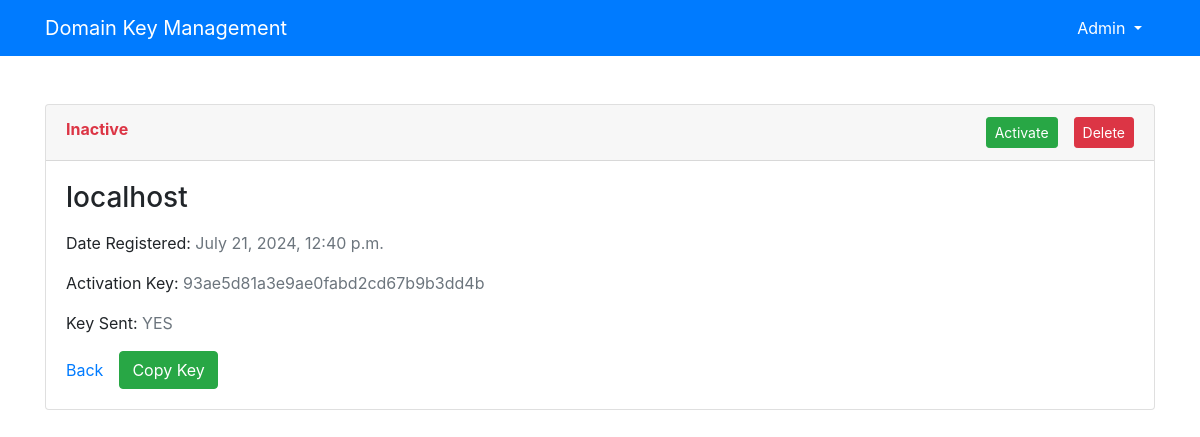
Page /domain/54e35aee317d4c09b657c08ec4e8d977/ (signed in) on the committed database.
### licensor/models.py (models this page shows, shortened)
class License(models.Model):
    activation_key = models.CharField(max_length=64, unique=True)
    secret_key = models.CharField(max_length=300, unique=True, editable=False)
    domain = models.CharField(max_length=255, unique=True)
    is_active = models.BooleanField(default=True)
    key_sent = models.BooleanField(default= False)
    created_at = models.DateTimeField(auto_now_add=True)
    updated_at = models.DateTimeField(auto_now=True)
    id = models.UUIDField(default=uuid.uuid4, editable=False, primary_key=True, unique=True)

### licensor/views.py (the view)
# urls.py: path("domain/<str:id>/", views.domain_view, name='domain'),
@login_required(login_url="/login/")
def domain_view(request, id):
    if request.method == "GET":
        action = request.GET.get("domain", "")
        license = License.objects.get(id=id)
        if action == "deactivate":
            license.is_active = False
        elif action == "activate":
            license.is_active = True
        elif action == "delete":
            license.delete()
            return HttpResponseRedirect("/")
        license.save()
        return render(request, "edit.html", {"license": license})

### licensor/templates/edit.html (shortened to what this page needs)
{% extends "base.html" %}
{% block content %}
    <div class="container">
        <div class="card">
            <div class="card-header">
                <div class="d-flex justify-content-between">
                    <div class='font-weight-bold'>{% if license.is_active %} <span class="text-success">Active</span> {% else %} <span class="text-danger">Inactive</span> {% endif %}</div>
                        <div class="d-flex">
                            {% if license.is_active %}
                            <a href="{% url "domain" license.id %}?domain=deactivate" class="btn btn-warning btn-sm mr-3">Deactivate</a>
                            {% else %}
                            <a href="{% url "domain" license.id %}?domain=activate" class="btn btn-success btn-sm mr-3">Activate</a>
                            {% endif %}
                            <button type="button" class="btn btn-danger btn-sm" data-toggle="modal" data-target="#exampleModal">
                                Delete
                            </button>
                        </div>
                </div>
            </div>
            <div class="card-body">
              <h3 class="card-title mb-3">{{license.domain}}</h3>
              <p class="card-text">Date Registered: <span class="text-muted">{{license.created_at}}</span> </p>
              <p class="card-text">Activation Key: <span class="text-muted" id="text-to-copy">{{license.activation_key}}</span></p>
              <p class="card-text">Key Sent: <span class="text-muted" id="text-to-copy">{% if license.key_sent %}YES {% else %} NO{% endif %}</span></p>
              <div class="d-flex align-items-center">
                  <a href="{% url "home" %}" class="mr-3">Back</a>
                  <button class="btn btn-success btn-sn" id="copy-button">Copy Key</button>
              </div>
            </div>
        </div>
    </div>
{% endblock content %}

### licensor/templates/base.html (shortened to what this page needs)
{% load static %}
<!doctype html>
<html lang="en">
  <head>
    <link rel="stylesheet" href="https://cdn.jsdelivr.net/npm/bootstrap@4.6.2/dist/css/bootstrap.min.css">
    <link rel="stylesheet" href="https://cdnjs.cloudflare.com/ajax/libs/font-awesome/6.5.2/css/all.min.css" />
    <link rel="stylesheet" href="{% static "index.css" %}">
  </head>
  <body>
    <nav class="navbar navbar-expand-lg  navbar-dark bg-primary mb-5">
        <div class="container">
            <a class="navbar-brand" href="#">Domain Key Management</a>
            <div class="collapse navbar-collapse" id="navbarNav">
              <ul class="navbar-nav ml-auto">
                {% if user.is_authenticated %}
                    <li class="nav-item active">
                        <div class="dropdown">
                          <button class="btn btn-primary dropdown-toggle" type="button" data-toggle="dropdown" aria-expanded="false">
                            {{user.username|title}}
                          </button>
                        </div>
                    </li>
                {% endif %}
              </ul>
            </div>
        </div>
      </nav>
     {% block content %}
     {% endblock content %}
  </body>
</html>

### rows in the picture
License: domain "localhost", created_at "July 21, 2024, 12:40 p.m.", activation_key "93ae5d81a3e9ae0fabd2cd67b9b3dd4b"

### other values in the picture
{{ user.username|title }} "Admin"
